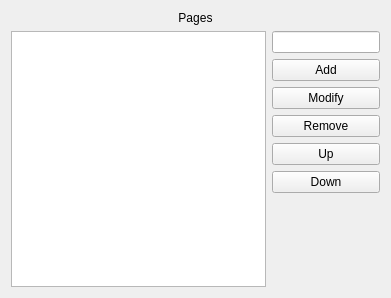
<?xml version="1.0" encoding="UTF-8"?>
<ui version="4.0">
 <class>TabbingGroupConfig</class>
 <widget class="QWidget" name="TabbingGroupConfig">
  <property name="geometry">
   <rect>
    <x>0</x>
    <y>0</y>
    <width>391</width>
    <height>298</height>
   </rect>
  </property>
  <property name="windowTitle">
   <string>Pages</string>
  </property>
  <layout class="QHBoxLayout" name="horizontalLayout">
   <item>
    <layout class="QVBoxLayout" name="verticalLayout_3">
     <item>
      <widget class="QLabel" name="label">
       <property name="text">
        <string>Pages</string>
       </property>
       <property name="alignment">
        <set>Qt::AlignCenter</set>
       </property>
      </widget>
     </item>
     <item>
      <layout class="QHBoxLayout" name="horizontalLayout_2">
       <item>
        <widget class="QListWidget" name="listWidget"/>
       </item>
       <item>
        <layout class="QVBoxLayout" name="verticalLayout"/>
       </item>
       <item>
        <layout class="QVBoxLayout" name="verticalLayout_2">
         <item>
          <widget class="QLineEdit" name="tileEdit"/>
         </item>
         <item>
          <widget class="QPushButton" name="addButton">
           <property name="text">
            <string>Add</string>
           </property>
          </widget>
         </item>
         <item>
          <widget class="QPushButton" name="modButton">
           <property name="text">
            <string>Modify</string>
           </property>
          </widget>
         </item>
         <item>
          <widget class="QPushButton" name="delButton">
           <property name="text">
            <string>Remove</string>
           </property>
          </widget>
         </item>
         <item>
          <widget class="QPushButton" name="upButton">
           <property name="text">
            <string>Up</string>
           </property>
          </widget>
         </item>
         <item>
          <widget class="QPushButton" name="downButton">
           <property name="text">
            <string>Down</string>
           </property>
          </widget>
         </item>
         <item>
          <spacer name="verticalSpacer">
           <property name="orientation">
            <enum>Qt::Vertical</enum>
           </property>
           <property name="sizeHint" stdset="0">
            <size>
             <width>20</width>
             <height>40</height>
            </size>
           </property>
          </spacer>
         </item>
        </layout>
       </item>
      </layout>
     </item>
    </layout>
   </item>
  </layout>
 </widget>
 <resources/>
 <connections/>
 <slots>
  <signal>add()</signal>
  <signal>mod()</signal>
  <signal>del()</signal>
  <signal>up()</signal>
  <signal>down()</signal>
 </slots>
</ui>
